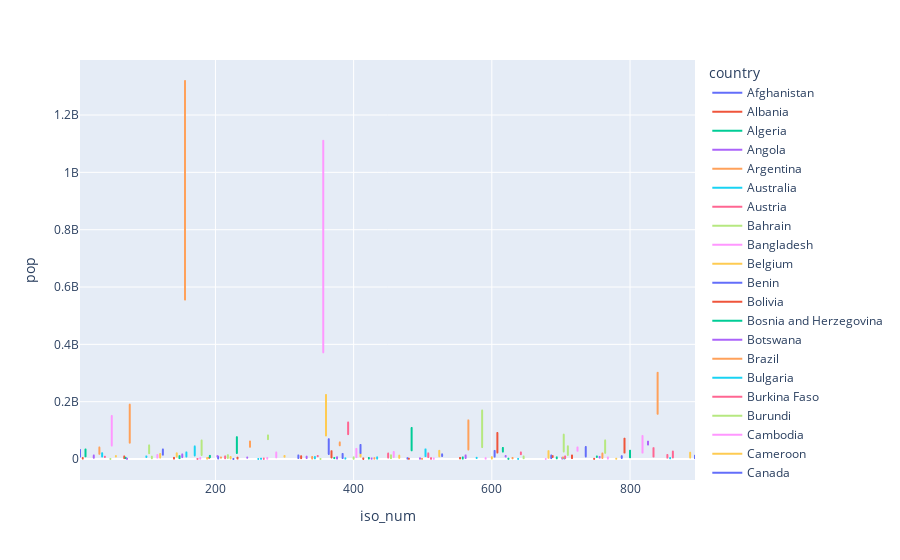

The code cell stored with this chart in its notebook:
### Code cell
""" Line Plots """
df = px.data.gapminder()

fig = px.line(df3, x="iso_num", y="pop", color="country")
fig.show()
